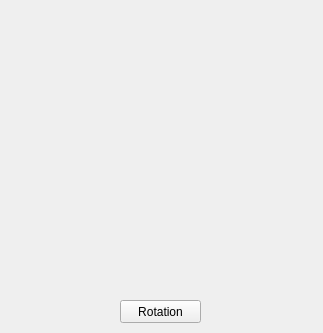
<?xml version="1.0" encoding="UTF-8"?>
<ui version="4.0">
 <class>MainWindow</class>
 <widget class="QMainWindow" name="MainWindow">
  <property name="geometry">
   <rect>
    <x>0</x>
    <y>0</y>
    <width>323</width>
    <height>333</height>
   </rect>
  </property>
  <property name="windowTitle">
   <string>MainWindow</string>
  </property>
  <widget class="QWidget" name="centralWidget">
   <widget class="QLabel" name="rLabel">
    <property name="geometry">
     <rect>
      <x>20</x>
      <y>10</y>
      <width>284</width>
      <height>177</height>
     </rect>
    </property>
    <property name="sizePolicy">
     <sizepolicy hsizetype="Ignored" vsizetype="Ignored">
      <horstretch>0</horstretch>
      <verstretch>0</verstretch>
     </sizepolicy>
    </property>
    <property name="text">
     <string/>
    </property>
    <property name="pixmap">
     <pixmap resource="res/res.qrc">:/new/prefix1/cat</pixmap>
    </property>
    <property name="scaledContents">
     <bool>false</bool>
    </property>
   </widget>
   <widget class="QPushButton" name="pushButton">
    <property name="geometry">
     <rect>
      <x>120</x>
      <y>300</y>
      <width>81</width>
      <height>23</height>
     </rect>
    </property>
    <property name="text">
     <string>Rotation</string>
    </property>
   </widget>
  </widget>
 </widget>
 <layoutdefault spacing="6" margin="11"/>
 <resources>
  <include location="res/res.qrc"/>
 </resources>
 <connections/>
</ui>
